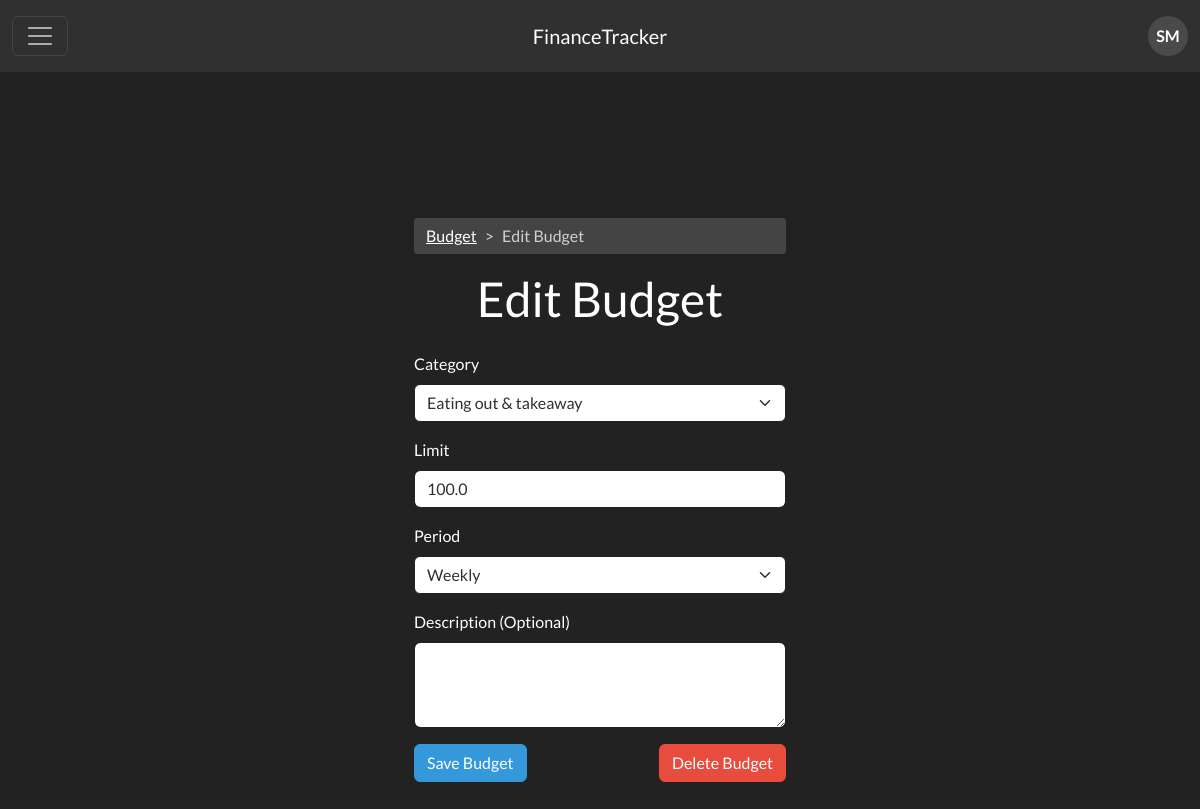
The page /budgeting_and_goals/budget/edit/1 (signed in) on the database its author committed.
### app/budgeting_and_goals/models.py (models this page shows)
class Budget(db.Model):
    id = db.Column(db.Integer, primary_key=True)
    user_id = db.Column(db.Integer, db.ForeignKey('user.id'), nullable=False)
    category = db.Column(db.String(64), nullable=False)
    limit = db.Column(db.Float, nullable=False)
    period = db.Column(db.String(20), nullable=False)  # 'weekly' or 'monthly' or 'yearly'
    description = db.Column(db.Text, nullable=True)
    user = db.relationship('User', backref='budgets')

### app/budgeting_and_goals/routes.py (the view)
@budgeting_and_goals_bp.route('/budget/edit/<int:budget_id>', methods=['GET', 'POST'])
@login_required
def edit_budget(budget_id):
    budget = Budget.query.get_or_404(budget_id)
    if budget.user_id != session['user']['id']:
        return redirect(url_for('budgeting_and_goals.view_budget', error='not_authorized_budget'))
    form = BudgetForm(obj=budget)
    if form.validate_on_submit():
        budget.category = form.category.data
        budget.limit = form.limit.data
        budget.period = form.period.data
        budget.description = form.description.data
        db.session.commit()
        return redirect(url_for('budgeting_and_goals.view_budget', success='budget_edited'))
    else:
        print("Form errors:", form.errors)
    return render_template('budgeting_and_goals/budget_edit.html', form=form, budget_id=budget_id)

### app/authentication/utils.py (called while the page is built)
def login_required(f):
    @wraps(f)
    def decorated_function(*args, **kwargs):
        if 'user' not in session:
            flash('Please log in to access this page.', 'warning')
            return redirect(url_for('authentication.login'))
        return f(*args, **kwargs)
    return decorated_function

### app/budgeting_and_goals/templates/budgeting_and_goals/budget_edit.html (shortened to what this page needs)
{% extends "base.html" %}
{% block head %}
{{ super() }}
{% endblock %}
{% block content %}
<div class="container min-vh-100 d-flex justify-content-center align-items-center">
    <div class="col-12 col-sm-8 col-md-6 col-lg-4">
        <nav style="--bs-breadcrumb-divider: '>';" aria-label="breadcrumb">
            <ol class="breadcrumb">
                <li class="breadcrumb-item"><a href="{{ url_for('budgeting_and_goals.view_budget') }}">Budget</a></li>
                <li class="breadcrumb-item active" aria-current="page">Edit Budget</li>
            </ol>
        </nav>
        <h1 class="mb-4 text-center">Edit Budget</h1>
        <form method="POST" action="{{ url_for('budgeting_and_goals.edit_budget', budget_id=budget_id) }}">
            <div class="mb-3">
                <label for="category" class="form-label">{{ form.category.label }}</label>
                <select class="form-select" id="category" name="{{ form.category.name }}">
                    {% for value, label in form.category.choices %}
                    {% if value == '' %}
                    <option value="" disabled selected>{{ label }}</option>
                    {% else %}
                    <option value="{{ value }}" {% if form.category.data==value %}selected{% endif %}>{{ label }}
                    </option>
                    {% endif %}
                    {% endfor %}
                </select>
            </div>
            <div class="mb-3">
                <label for="limit" class="form-label">{{ form.limit.label }}</label>
                {{ form.limit(class="form-control", aria_label="Limit input") }}
            </div>
            <div class="mb-3">
                <label for="period" class="form-label">{{ form.period.label }}</label>
                <select class="form-select" id="period" name="{{ form.period.name }}" aria-label="Select a period">
                    {% for value, label in form.period.choices %}
                        {% if value == '' %}
                            <option value="" disabled {% if not form.period.data %}selected{% endif %}>{{ label }}</option>
                        {% else %}
                            <option value="{{ value }}" {% if form.period.data == value %}selected{% endif %}>{{ label }}</option>
                        {% endif %}
                    {% endfor %}
                </select>
            </div>
            <div class="mb-3">
                <label for="description" class="form-label">{{ form.description.label }}</label>
                {{ form.description(class="form-control", rows="3", aria_label="Optional description") }}
            </div>
            <div class="d-flex justify-content-between">
                <form method="POST" action="{{ url_for('budgeting_and_goals.edit_budget', budget_id=budget_id) }}">
                    {{ form.submit(class="btn btn-info") }}
                </form>
                <form method="POST" id="delete-form" action="{{ url_for('budgeting_and_goals.delete_budget', budget_id=budget_id) }}" onsubmit="return confirm('Are you sure you want to delete this budget?');">
                    <button type="submit" class="btn btn-danger">Delete Budget</button>
                </form>
            </div>
        </form>
    </div>
</div>
{% endblock %}

### app/static/css/style.css (style rules this page uses)
body { font-family: Arial, sans-serif; background-color: #a7a7a7; text-align: center; padding-top: 50px; }

### rows shown on the page
Budget: category "Eating out & takeaway", limit "100.0", period "Weekly"

### other values the page prints
{{ session.user.first_name[0] }} "S"
{{ session.user.last_name[0] }} "M"
